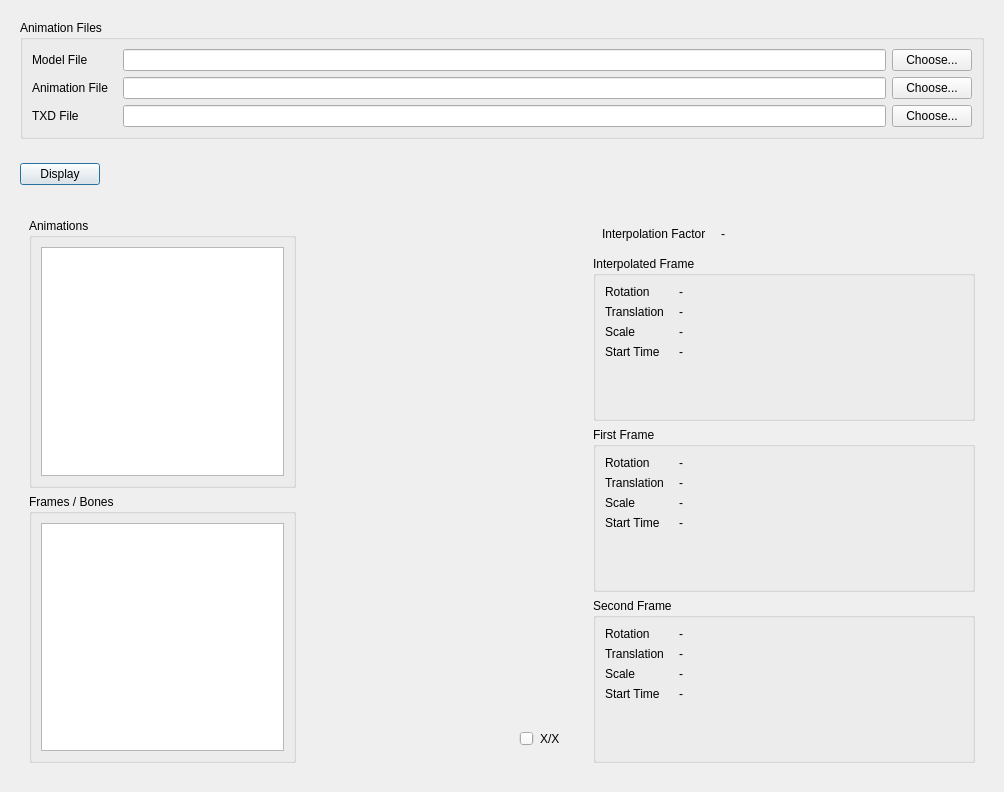
<?xml version="1.0" encoding="UTF-8"?>
<ui version="4.0">
 <class>IFPAnimationViewerWidget</class>
 <widget class="QWidget" name="IFPAnimationViewerWidget">
  <property name="geometry">
   <rect>
    <x>0</x>
    <y>0</y>
    <width>1004</width>
    <height>792</height>
   </rect>
  </property>
  <property name="windowTitle">
   <string notr="true">XXX</string>
  </property>
  <layout class="QVBoxLayout" name="verticalLayout">
   <item>
    <widget class="QWidget" name="widget_9" native="true">
     <layout class="QVBoxLayout" name="verticalLayout_5">
      <item>
       <widget class="QGroupBox" name="groupBox">
        <property name="title">
         <string>Animation Files</string>
        </property>
        <layout class="QFormLayout" name="formLayout">
         <property name="fieldGrowthPolicy">
          <enum>QFormLayout::ExpandingFieldsGrow</enum>
         </property>
         <property name="horizontalSpacing">
          <number>15</number>
         </property>
         <item row="0" column="0">
          <widget class="QLabel" name="label">
           <property name="text">
            <string>Model File</string>
           </property>
          </widget>
         </item>
         <item row="0" column="1">
          <widget class="QWidget" name="widget_5" native="true">
           <layout class="QHBoxLayout" name="horizontalLayout_4">
            <property name="margin">
             <number>0</number>
            </property>
            <item>
             <widget class="QLineEdit" name="modelField">
              <property name="text">
               <string/>
              </property>
             </widget>
            </item>
            <item>
             <widget class="QPushButton" name="modelChooseButton">
              <property name="text">
               <string>Choose...</string>
              </property>
             </widget>
            </item>
           </layout>
          </widget>
         </item>
         <item row="1" column="0">
          <widget class="QLabel" name="label_2">
           <property name="text">
            <string>Animation File</string>
           </property>
          </widget>
         </item>
         <item row="2" column="0">
          <widget class="QLabel" name="label_3">
           <property name="text">
            <string>TXD File</string>
           </property>
          </widget>
         </item>
         <item row="2" column="1">
          <widget class="QWidget" name="widget_7" native="true">
           <layout class="QHBoxLayout" name="horizontalLayout_5">
            <property name="margin">
             <number>0</number>
            </property>
            <item>
             <widget class="QLineEdit" name="txdField">
              <property name="text">
               <string/>
              </property>
             </widget>
            </item>
            <item>
             <widget class="QPushButton" name="txdChooseButton">
              <property name="text">
               <string>Choose...</string>
              </property>
             </widget>
            </item>
           </layout>
          </widget>
         </item>
         <item row="1" column="1">
          <widget class="QWidget" name="widget_8" native="true">
           <layout class="QHBoxLayout" name="horizontalLayout_6">
            <property name="margin">
             <number>0</number>
            </property>
            <item>
             <widget class="QLineEdit" name="animField">
              <property name="text">
               <string/>
              </property>
             </widget>
            </item>
            <item>
             <widget class="QPushButton" name="animChooseButton">
              <property name="text">
               <string>Choose...</string>
              </property>
             </widget>
            </item>
           </layout>
          </widget>
         </item>
        </layout>
       </widget>
      </item>
     </layout>
    </widget>
   </item>
   <item>
    <widget class="QWidget" name="widget_10" native="true">
     <layout class="QHBoxLayout" name="horizontalLayout_7">
      <property name="sizeConstraint">
       <enum>QLayout::SetDefaultConstraint</enum>
      </property>
      <item>
       <widget class="QPushButton" name="displayButton">
        <property name="text">
         <string>Display</string>
        </property>
        <property name="default">
         <bool>true</bool>
        </property>
       </widget>
      </item>
      <item>
       <spacer name="horizontalSpacer_2">
        <property name="orientation">
         <enum>Qt::Horizontal</enum>
        </property>
        <property name="sizeHint" stdset="0">
         <size>
          <width>40</width>
          <height>20</height>
         </size>
        </property>
       </spacer>
      </item>
     </layout>
    </widget>
   </item>
   <item>
    <widget class="QWidget" name="widget" native="true">
     <property name="sizePolicy">
      <sizepolicy hsizetype="Preferred" vsizetype="Preferred">
       <horstretch>0</horstretch>
       <verstretch>1</verstretch>
      </sizepolicy>
     </property>
     <layout class="QHBoxLayout" name="horizontalLayout">
      <item>
       <widget class="QWidget" name="widget_2" native="true">
        <layout class="QVBoxLayout" name="verticalLayout_6">
         <item>
          <widget class="QGroupBox" name="groupBox_2">
           <property name="title">
            <string>Animations</string>
           </property>
           <layout class="QVBoxLayout" name="verticalLayout_2">
            <item>
             <widget class="QListWidget" name="animList"/>
            </item>
           </layout>
          </widget>
         </item>
         <item>
          <widget class="QGroupBox" name="groupBox_5">
           <property name="title">
            <string>Frames / Bones</string>
           </property>
           <layout class="QHBoxLayout" name="horizontalLayout_8">
            <item>
             <widget class="QTreeView" name="frameView"/>
            </item>
           </layout>
          </widget>
         </item>
        </layout>
       </widget>
      </item>
      <item>
       <widget class="QWidget" name="widget_3" native="true">
        <property name="sizePolicy">
         <sizepolicy hsizetype="Preferred" vsizetype="Preferred">
          <horstretch>1</horstretch>
          <verstretch>0</verstretch>
         </sizepolicy>
        </property>
        <layout class="QVBoxLayout" name="verticalLayout_3">
         <item>
          <widget class="QWidget" name="renderContainerWidget" native="true">
           <property name="sizePolicy">
            <sizepolicy hsizetype="Preferred" vsizetype="Preferred">
             <horstretch>0</horstretch>
             <verstretch>1</verstretch>
            </sizepolicy>
           </property>
           <layout class="QHBoxLayout" name="horizontalLayout_3"/>
          </widget>
         </item>
         <item>
          <widget class="QWidget" name="widget_6" native="true">
           <layout class="QHBoxLayout" name="horizontalLayout_2">
            <item>
             <widget class="QToolButton" name="animTimeBeginButton">
              <property name="text">
               <string/>
              </property>
              <property name="iconSize">
               <size>
                <width>24</width>
                <height>24</height>
               </size>
              </property>
              <property name="autoRaise">
               <bool>true</bool>
              </property>
             </widget>
            </item>
            <item>
             <widget class="QToolButton" name="animTimeBackwardButton">
              <property name="text">
               <string/>
              </property>
              <property name="iconSize">
               <size>
                <width>24</width>
                <height>24</height>
               </size>
              </property>
              <property name="autoRaise">
               <bool>true</bool>
              </property>
             </widget>
            </item>
            <item>
             <widget class="QToolButton" name="animTimePlayButton">
              <property name="text">
               <string/>
              </property>
              <property name="iconSize">
               <size>
                <width>24</width>
                <height>24</height>
               </size>
              </property>
              <property name="toolButtonStyle">
               <enum>Qt::ToolButtonIconOnly</enum>
              </property>
              <property name="autoRaise">
               <bool>true</bool>
              </property>
              <property name="arrowType">
               <enum>Qt::NoArrow</enum>
              </property>
             </widget>
            </item>
            <item>
             <widget class="QToolButton" name="animTimeForwardButton">
              <property name="text">
               <string/>
              </property>
              <property name="iconSize">
               <size>
                <width>24</width>
                <height>24</height>
               </size>
              </property>
              <property name="autoRaise">
               <bool>true</bool>
              </property>
             </widget>
            </item>
            <item>
             <widget class="QToolButton" name="animTimeEndButton">
              <property name="text">
               <string/>
              </property>
              <property name="iconSize">
               <size>
                <width>24</width>
                <height>24</height>
               </size>
              </property>
              <property name="autoRaise">
               <bool>true</bool>
              </property>
             </widget>
            </item>
            <item>
             <widget class="QSlider" name="animSlider">
              <property name="enabled">
               <bool>false</bool>
              </property>
              <property name="orientation">
               <enum>Qt::Horizontal</enum>
              </property>
             </widget>
            </item>
            <item>
             <widget class="QLabel" name="animTimeLabel">
              <property name="text">
               <string>X/X</string>
              </property>
             </widget>
            </item>
           </layout>
          </widget>
         </item>
        </layout>
       </widget>
      </item>
      <item>
       <widget class="QWidget" name="widget_4" native="true">
        <property name="sizePolicy">
         <sizepolicy hsizetype="Fixed" vsizetype="Preferred">
          <horstretch>0</horstretch>
          <verstretch>1</verstretch>
         </sizepolicy>
        </property>
        <property name="minimumSize">
         <size>
          <width>400</width>
          <height>0</height>
         </size>
        </property>
        <property name="baseSize">
         <size>
          <width>400</width>
          <height>0</height>
         </size>
        </property>
        <layout class="QVBoxLayout" name="verticalLayout_4">
         <item>
          <widget class="QWidget" name="widget_11" native="true">
           <layout class="QFormLayout" name="formLayout_5">
            <property name="horizontalSpacing">
             <number>15</number>
            </property>
            <item row="0" column="0">
             <widget class="QLabel" name="label_16">
              <property name="text">
               <string>Interpolation Factor</string>
              </property>
             </widget>
            </item>
            <item row="0" column="1">
             <widget class="QLabel" name="ipFactorLabel">
              <property name="text">
               <string>-</string>
              </property>
             </widget>
            </item>
           </layout>
          </widget>
         </item>
         <item>
          <widget class="QGroupBox" name="groupBox_2">
           <property name="sizePolicy">
            <sizepolicy hsizetype="Preferred" vsizetype="Preferred">
             <horstretch>0</horstretch>
             <verstretch>1</verstretch>
            </sizepolicy>
           </property>
           <property name="title">
            <string>Interpolated Frame</string>
           </property>
           <layout class="QFormLayout" name="formLayout_2">
            <property name="horizontalSpacing">
             <number>15</number>
            </property>
            <item row="0" column="0">
             <widget class="QLabel" name="label_4">
              <property name="text">
               <string>Rotation</string>
              </property>
             </widget>
            </item>
            <item row="0" column="1">
             <widget class="QLabel" name="ipRotationLabel">
              <property name="text">
               <string>-</string>
              </property>
             </widget>
            </item>
            <item row="1" column="0">
             <widget class="QLabel" name="label_6">
              <property name="text">
               <string>Translation</string>
              </property>
             </widget>
            </item>
            <item row="1" column="1">
             <widget class="QLabel" name="ipTranslationLabel">
              <property name="text">
               <string>-</string>
              </property>
             </widget>
            </item>
            <item row="2" column="0">
             <widget class="QLabel" name="label_8">
              <property name="text">
               <string>Scale</string>
              </property>
             </widget>
            </item>
            <item row="2" column="1">
             <widget class="QLabel" name="ipScaleLabel">
              <property name="text">
               <string>-</string>
              </property>
             </widget>
            </item>
            <item row="3" column="0">
             <widget class="QLabel" name="label_10">
              <property name="text">
               <string>Start Time</string>
              </property>
             </widget>
            </item>
            <item row="3" column="1">
             <widget class="QLabel" name="ipTimeLabel">
              <property name="text">
               <string>-</string>
              </property>
             </widget>
            </item>
           </layout>
          </widget>
         </item>
         <item>
          <widget class="QGroupBox" name="groupBox_4">
           <property name="sizePolicy">
            <sizepolicy hsizetype="Preferred" vsizetype="Preferred">
             <horstretch>0</horstretch>
             <verstretch>1</verstretch>
            </sizepolicy>
           </property>
           <property name="title">
            <string>First Frame</string>
           </property>
           <layout class="QFormLayout" name="formLayout_4">
            <property name="horizontalSpacing">
             <number>15</number>
            </property>
            <item row="0" column="0">
             <widget class="QLabel" name="label_12">
              <property name="text">
               <string>Rotation</string>
              </property>
             </widget>
            </item>
            <item row="0" column="1">
             <widget class="QLabel" name="f1RotationLabel">
              <property name="text">
               <string>-</string>
              </property>
             </widget>
            </item>
            <item row="1" column="0">
             <widget class="QLabel" name="label_13">
              <property name="text">
               <string>Translation</string>
              </property>
             </widget>
            </item>
            <item row="1" column="1">
             <widget class="QLabel" name="f1TranslationLabel">
              <property name="text">
               <string>-</string>
              </property>
             </widget>
            </item>
            <item row="2" column="0">
             <widget class="QLabel" name="label_14">
              <property name="text">
               <string>Scale</string>
              </property>
             </widget>
            </item>
            <item row="2" column="1">
             <widget class="QLabel" name="f1ScaleLabel">
              <property name="text">
               <string>-</string>
              </property>
             </widget>
            </item>
            <item row="3" column="0">
             <widget class="QLabel" name="label_15">
              <property name="text">
               <string>Start Time</string>
              </property>
             </widget>
            </item>
            <item row="3" column="1">
             <widget class="QLabel" name="f1TimeLabel">
              <property name="text">
               <string>-</string>
              </property>
             </widget>
            </item>
           </layout>
          </widget>
         </item>
         <item>
          <widget class="QGroupBox" name="groupBox_3">
           <property name="sizePolicy">
            <sizepolicy hsizetype="Preferred" vsizetype="Preferred">
             <horstretch>0</horstretch>
             <verstretch>1</verstretch>
            </sizepolicy>
           </property>
           <property name="title">
            <string>Second Frame</string>
           </property>
           <layout class="QFormLayout" name="formLayout_3">
            <property name="horizontalSpacing">
             <number>15</number>
            </property>
            <item row="0" column="0">
             <widget class="QLabel" name="label_5">
              <property name="text">
               <string>Rotation</string>
              </property>
             </widget>
            </item>
            <item row="0" column="1">
             <widget class="QLabel" name="f2RotationLabel">
              <property name="text">
               <string>-</string>
              </property>
             </widget>
            </item>
            <item row="1" column="0">
             <widget class="QLabel" name="label_7">
              <property name="text">
               <string>Translation</string>
              </property>
             </widget>
            </item>
            <item row="1" column="1">
             <widget class="QLabel" name="f2TranslationLabel">
              <property name="text">
               <string>-</string>
              </property>
             </widget>
            </item>
            <item row="2" column="0">
             <widget class="QLabel" name="label_9">
              <property name="text">
               <string>Scale</string>
              </property>
             </widget>
            </item>
            <item row="2" column="1">
             <widget class="QLabel" name="f2ScaleLabel">
              <property name="text">
               <string>-</string>
              </property>
             </widget>
            </item>
            <item row="3" column="0">
             <widget class="QLabel" name="label_11">
              <property name="text">
               <string>Start Time</string>
              </property>
             </widget>
            </item>
            <item row="3" column="1">
             <widget class="QLabel" name="f2TimeLabel">
              <property name="text">
               <string>-</string>
              </property>
             </widget>
            </item>
           </layout>
          </widget>
         </item>
        </layout>
       </widget>
      </item>
     </layout>
    </widget>
   </item>
  </layout>
 </widget>
 <tabstops>
  <tabstop>modelField</tabstop>
  <tabstop>modelChooseButton</tabstop>
  <tabstop>animField</tabstop>
  <tabstop>animChooseButton</tabstop>
  <tabstop>txdField</tabstop>
  <tabstop>txdChooseButton</tabstop>
  <tabstop>displayButton</tabstop>
  <tabstop>animList</tabstop>
  <tabstop>animTimeBeginButton</tabstop>
  <tabstop>animTimeBackwardButton</tabstop>
  <tabstop>animTimePlayButton</tabstop>
  <tabstop>animTimeForwardButton</tabstop>
  <tabstop>animTimeEndButton</tabstop>
  <tabstop>animSlider</tabstop>
 </tabstops>
 <resources/>
 <connections/>
</ui>
